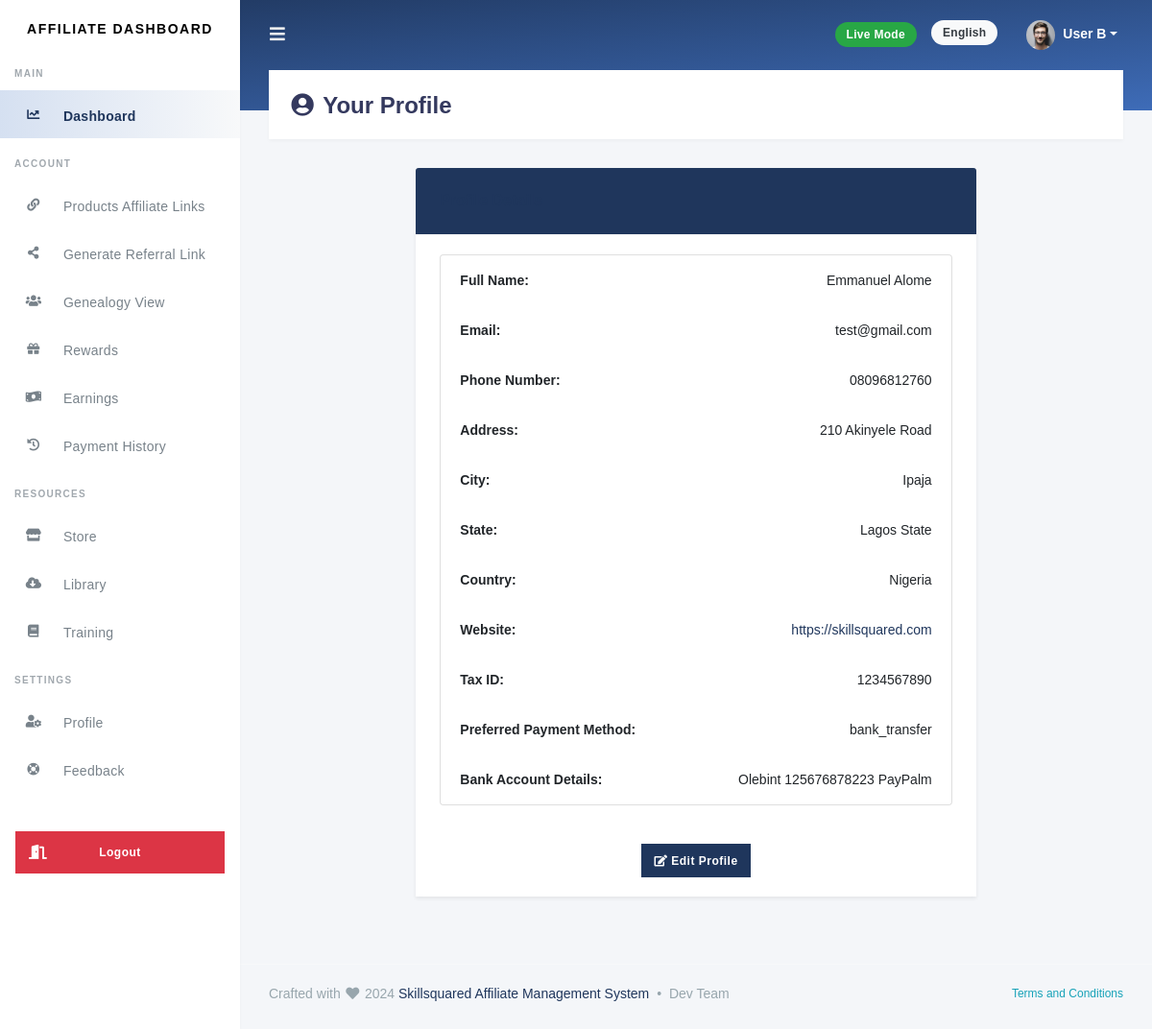
/users/profile/ (signed in), run on the app's committed database.
### users/models.py (models this page shows, shortened)
class UserProfile(models.Model):
    user = models.OneToOneField(
        settings.AUTH_USER_MODEL,
        on_delete=models.CASCADE,
        related_name='profile'
    )
    phone_number = models.CharField(max_length=15, null=True, blank=True)
    address = models.TextField(null=True, blank=True)
    city = models.CharField(max_length=100, null=True, blank=True)
    state = models.CharField(max_length=100, null=True, blank=True)
    country = models.CharField(max_length=100, null=True, blank=True)
    website_url = models.URLField(null=True, blank=True)
    tax_identification_number = models.CharField(max_length=50, null=True, blank=True)
    preferred_payment_method = models.CharField(
        max_length=20,
        choices=[('paypal', 'PayPal'), ('bank_transfer', 'Bank Transfer')],
        default='paypal'
    )
    bank_account_details = models.TextField(null=True, blank=True)

class CustomUser(AbstractUser):
    full_name = models.CharField(max_length=255, null=True, blank=True)
    USER_TYPES = (
        ('admin', 'Admin'),
        ('affiliate', 'Affiliate'),
    )
    user_type = models.CharField(max_length=10, choices=USER_TYPES, default='affiliate')

### users/views.py (the view)
# urls.py: path('profile/', view_profile, name='view_profile'),
@login_required
def view_profile(request):
    try:
        profile = request.user.profile  # Access the related UserProfile
    except UserProfile.DoesNotExist:
        return redirect('create_profile')
    return render(request, 'users/view_profile.html', {'profile': profile})

### templates/users/view_profile.html
{% extends 'base.html' %}
{% block content %}
<div class="section-header">
  <h1><i class="fa fa-fw fa-user-circle"></i> Your Profile</h1>
</div>
<div class="section-body">
  <div class="row justify-content-center">
    <div class="col-md-8">
      <div class="card shadow-sm">
        <div class="card-header bg-primary text-white">
          <h4>Profile Details</h4>
        </div>
        <div class="card-body">
          <ul class="list-group">
            <li class="list-group-item d-flex justify-content-between align-items-center">
              <strong>Full Name:</strong>
              <span>{{ profile.user.full_name|default:"Not Provided" }}</span>
            </li>
            <li class="list-group-item d-flex justify-content-between align-items-center">
              <strong>Email:</strong>
              <span>{{ profile.user.email }}</span>
            </li>
            <li class="list-group-item d-flex justify-content-between align-items-center">
              <strong>Phone Number:</strong>
              <span>{{ profile.phone_number|default:"Not Provided" }}</span>
            </li>
            <li class="list-group-item d-flex justify-content-between align-items-center">
              <strong>Address:</strong>
              <span>{{ profile.address|default:"Not Provided" }}</span>
            </li>
            <li class="list-group-item d-flex justify-content-between align-items-center">
              <strong>City:</strong>
              <span>{{ profile.city|default:"Not Provided" }}</span>
            </li>
            <li class="list-group-item d-flex justify-content-between align-items-center">
              <strong>State:</strong>
              <span>{{ profile.state|default:"Not Provided" }}</span>
            </li>
            <li class="list-group-item d-flex justify-content-between align-items-center">
              <strong>Country:</strong>
              <span>{{ profile.country|default:"Not Provided" }}</span>
            </li>
            <li class="list-group-item d-flex justify-content-between align-items-center">
              <strong>Website:</strong>
              <span>
                {% if profile.website_url %}
                  <a href="{{ profile.website_url }}" target="_blank">{{ profile.website_url }}</a>
                {% else %}
                  Not Provided
                {% endif %}
              </span>
            </li>
            <li class="list-group-item d-flex justify-content-between align-items-center">
              <strong>Tax ID:</strong>
              <span>{{ profile.tax_identification_number|default:"Not Provided" }}</span>
            </li>
            <li class="list-group-item d-flex justify-content-between align-items-center">
              <strong>Preferred Payment Method:</strong>
              <span>{{ profile.preferred_payment_method|default:"Not Provided" }}</span>
            </li>
            <li class="list-group-item d-flex justify-content-between align-items-center">
              <strong>Bank Account Details:</strong>
              <span>{{ profile.bank_account_details|default:"Not Provided" }}</span>
            </li>
          </ul>
        </div>
        <div class="card-footer text-center">
          <a href="{% url 'update_profile' %}" class="btn btn-primary">
            <i class="fa fa-edit"></i> Edit Profile
          </a>
        </div>
      </div>
    </div>
  </div>
</div>
{% endblock %}

### static/css/custom.css (style rules this page uses)
::placeholder { font-size: 0.9em; font-family: "Segoe UI", "Georgia", "Helvetica", Arial; color: #bebebe !important; }

### data on the page
UserProfile: user.full_name "Emmanuel Alome", user.email "test@gmail.com", phone_number "08096812760", address "210 Akinyele Road", city "Ipaja", state "Lagos State", country "Nigeria", website_url "https://skillsquared.com", tax_identification_number "1234567890", preferred_payment_method "bank_transfer", bank_account_details "Olebint 125676878223 PayPalm"
